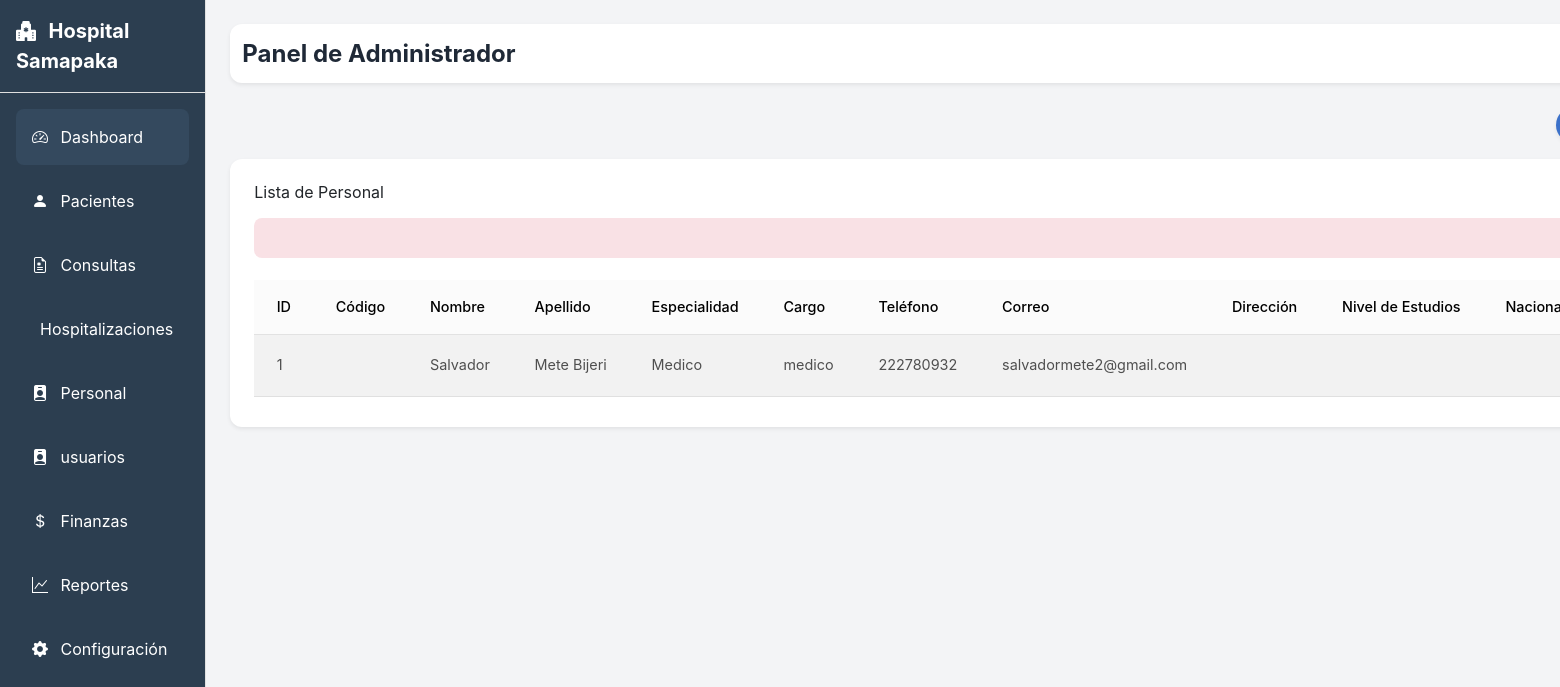
The app's page /administrador/personal.php (signed in) with its own data.
### tables this page shows
CREATE TABLE personal (
    id_personal INT AUTO_INCREMENT PRIMARY KEY,
    id_hospital INT,
    nombre VARCHAR(100),
    apellido VARCHAR(100),
    especialidad VARCHAR(100),
    cargo VARCHAR(100),
    telefono VARCHAR(20),
    correo VARCHAR(150),
    direccion varchar(100),
    nivel_estudios varchar(150),
    nacionalidad varchar(150),
    codigo varchar(100),
    FOREIGN KEY (id_hospital) REFERENCES hospitales(id_hospital)
);

### administrador/personal.php (the view, shortened to what this page needs)
<?php
include_once '../componentes/header.php';
?>
<body>
    <div class="d-flex" id="wrapper">
        <?php include_once '../componentes/sidebar.php'; ?>
        <div id="content" class="p-4 bg-gray-100 flex-grow">
            <?php
            include_once '../componentes/barra_nav.php';
            ?>
            <div class="d-flex justify-content-end mb-3">
                <button class="btn btn-primary btn-rounded shadow-sm" data-bs-toggle="modal" data-bs-target="#modalRegistrarPersonal">
                </button>
            </div>
            <div class="card shadow-sm rounded-xl">
                <div class="card-body">
                    <h5 class="card-title mb-3">Lista de Personal</h5>
                    <?php if (isset($_SESSION['error'])): ?>
                        <div class="alert alert-danger fade-msg"><?= $_SESSION['error']; ?></div>
                    <?php endif; ?>
                   <div class="table-responsive">
    <?php
    require_once "../config/conexion.php";
    try {
        $stmt = $pdo->query("SELECT p.id_personal, p.nombre, p.apellido, p.codigo, p.especialidad, p.cargo,
                                    p.telefono, p.correo, p.direccion, p.nivel_estudios, p.nacionalidad, h.nombre AS hospital
                             FROM personal p
                             INNER JOIN hospitales h ON p.id_hospital = h.id_hospital
                             ORDER BY p.id_personal DESC");
        $personal = $stmt->fetchAll(PDO::FETCH_ASSOC);
    } catch (PDOException $e) {
        echo "<tr><td colspan='12' class='text-danger'>Error al cargar personal: " . $e->getMessage() . "</td></tr>";
        exit;
    }
    ?>
    <table id="tablaPacientes" class="table table-striped table-hover align-middle mb-0 nowrap" style="width:100%">
        <thead class="table-light">
            <tr>
                <th>ID</th>
                <th>Código</th>
                <th>Nombre</th>
                <th>Apellido</th>
                <th>Especialidad</th>
                <th>Cargo</th>
                <th>Teléfono</th>
                <th>Correo</th>
                <th>Dirección</th>
                <th>Nivel de Estudios</th>
                <th>Nacionalidad</th>
            </tr>
        </thead>
        <tbody>
            <?php if (count($personal) > 0): ?>
                <?php foreach ($personal as $p): ?>
                    <tr>
                        <td><?= htmlspecialchars($p['id_personal']) ?></td>
                        <td><span class="badge bg-primary"><?= htmlspecialchars($p['codigo']) ?></span></td>
                        <td><?= htmlspecialchars($p['nombre']) ?></td>
                        <td><?= htmlspecialchars($p['apellido']) ?></td>
                        <td><?= htmlspecialchars($p['especialidad']) ?></td>
                        <td><?= htmlspecialchars($p['cargo']) ?></td>
                        <td><?= htmlspecialchars($p['telefono']) ?></td>
                        <td><?= htmlspecialchars($p['correo']) ?></td>
                        <td><?= htmlspecialchars($p['direccion']) ?></td>
                        <td><?= htmlspecialchars($p['nivel_estudios']) ?></td>
                        <td><?= htmlspecialchars($p['nacionalidad']) ?></td>
                    </tr>
                <?php endforeach; ?>
            <?php else: ?>
                <tr>
                    <td colspan="13" class="text-center text-muted">No hay personal registrado</td>
                </tr>
            <?php endif; ?>
        </tbody>
    </table>
</div>
                </div>
            </div>
        </div>
    </div>
    <?php
    include_once '../componentes/footer.php';
    ?>

### componentes/header.php (style rules this page uses)
body { font-family: 'Inter', sans-serif; background-color: #f8f9fa; }
#content { flex-grow: 1; }

### records on screen
personal: id_personal "1", nombre "Salvador", apellido "Mete Bijeri", especialidad "Medico", cargo "medico", telefono "222780932", correo "salvadormete2@gmail.com"

### other values on screen
$usuario_rol "Administrador"
